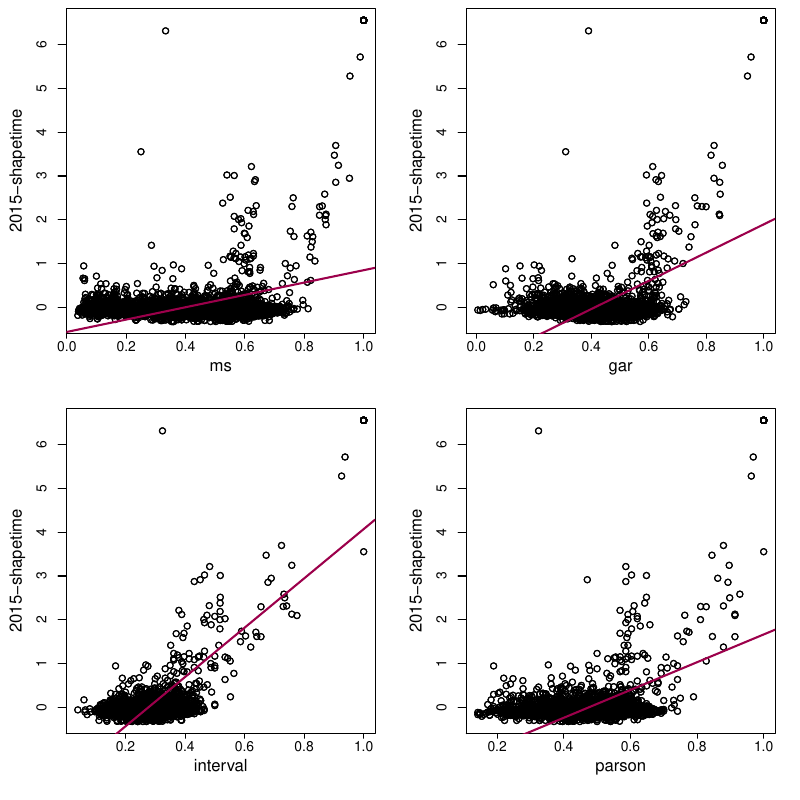

Here is the R script that generated this plot:
data <- read.csv("data.csv", header=TRUE, sep=";", dec=",")

shapetime <- data$shapetime
ms <- data$ms
gar <- data$gar
interval <- data$interval
parson <- data$parson

#pdf("scatterplots.pdf", width = 8, height = 8)
par(mfrow=c(2,2), mar=c(4,4,0.5,1.5))  # 2-column Layout
y <- shapetime
y_txt <- "2015-shapetime"
COLOR <- rgb(red=156, green=0, blue=75, maxColorValue=255)

# ms
x <- ms
x_txt <- "ms"
plot(x, y, xlab="", ylab="", xaxt="n", yaxt="n")
axis(side=1, at=c(0, 0.2, 0.4, 0.6, 0.8, 1.0), tck=-.015, padj=-1.25)
mtext(x_txt, side=1, line=1.5, cex.lab=1, las=1)
axis(side=2, at=c(0, 1, 2, 3, 4, 5, 6))
mtext(y_txt, side=2, line=2.5, cex.lab=1, las=0)
abline(lm(y~x), col=COLOR, lwd=2)

# gar
x <- gar
x_txt <- "gar"
plot(x, y, xlab="", ylab="", xaxt="n", yaxt="n")
axis(side=1, at=c(0, 0.2, 0.4, 0.6, 0.8, 1.0), tck=-.015, padj=-1.25)
mtext(x_txt, side=1, line=1.5, cex.lab=1, las=1)
axis(side=2, at=c(0, 1, 2, 3, 4, 5, 6))
mtext(y_txt, side=2, line=2.5, cex.lab=1, las=0)
abline(lm(y~x), col=COLOR, lwd=2)

# interval
x <- interval
x_txt <- "interval"
plot(x, y, xlab="", ylab="", xaxt="n", yaxt="n")
axis(side=1, at=c(0, 0.2, 0.4, 0.6, 0.8, 1.0), tck=-.015, padj=-1.25)
mtext(x_txt, side=1, line=1.5, cex.lab=1, las=1)
axis(side=2, at=c(0, 1, 2, 3, 4, 5, 6))
mtext(y_txt, side=2, line=2.5, cex.lab=1, las=0)
abline(lm(y~x), col=COLOR, lwd=2)

# parson
x <- parson
x_txt <- "parson"
plot(x, y, xlab="", ylab="", xaxt="n", yaxt="n")
axis(side=1, at=c(0, 0.2, 0.4, 0.6, 0.8, 1.0), tck=-.015, padj=-1.25)
mtext(x_txt, side=1, line=1.5, cex.lab=1, las=1)
axis(side=2, at=c(0, 1, 2, 3, 4, 5, 6))
mtext(y_txt, side=2, line=2.5, cex.lab=1, las=0)
abline(lm(y~x), col=COLOR, lwd=2)

#dev.off()